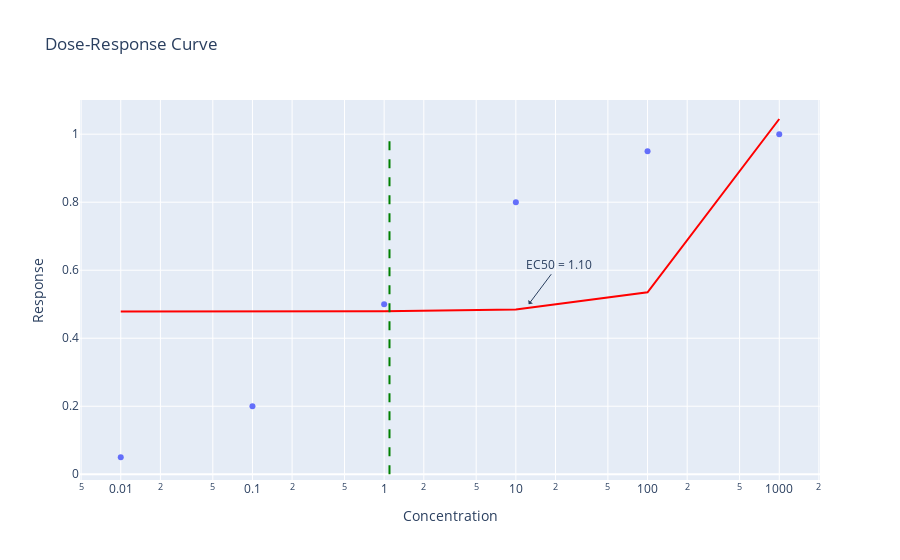

Notebook code cell kept with this figure:
### Code cell
import numpy as np
import plotly.express as px

def dose_response_curve(concentrations, response):
    # Fit an S-shaped sigmoid curve to the data
    def sigmoid(x, EC50, Hill, slope):
        return 1 / (1 + (EC50 / x) ** Hill) ** slope

    popt, _ = curve_fit(sigmoid, concentrations, response)

    # Calculate the EC50 value
    EC50 = popt[0]

    # Create a DataFrame with concentrations and response
    data = pd.DataFrame({"Concentration": concentrations, "Response": response})

    # Plot the dose-response curve
    fig = px.scatter(data, x="Concentration", y="Response", trendline="ols", trendline_color_override="red",
                     title="Dose-Response Curve")

    # Set x-axis scale to log10
    fig.update_xaxes(type="log")

    # Add a vertical line at the EC50 value
    fig.add_shape(type="line", x0=EC50, y0=0, x1=EC50, y1=1, line=dict(color="green", dash="dash"))

    # Label the EC50 value
    fig.add_annotation(x=EC50, y=0.5, text=f"EC50 = {EC50:.2f}", showarrow=True, arrowhead=1, ax=30, ay=-40)

    # Show the plot
    fig.show()

# Example data
concentrations = np.array([0.01, 0.1, 1, 10, 100, 1000])  # Concentrations
response = np.array([0.05, 0.2, 0.5, 0.8, 0.95, 1])  # Corresponding response

# Generate the dose-response plot
dose_response_curve(concentrations, response)

### Figure 1 — Plotly figure (JSON) as saved in the notebook; plotly's stock layout.template omitted (floating-point values rounded to 4 significant figures)
{"data": [{"hovertemplate": "Concentration=%{x}<br>Response=%{y}<extra></extra>", "legendgroup": "", "marker": {"color": "#636efa", "symbol": "circle"}, "mode": "markers", "name": "", "orientation": "v", "showlegend": false, "type": "scatter", "x": [0.01, 0.1, 1, 10, 100, 1000], "xaxis": "x", "y": [0.05, 0.2, 0.5, 0.8, 0.95, 1], "yaxis": "y"}, {"hovertemplate": "<b>OLS trendline</b><br>Response = 0.000566145 * Concentration + 0.478492<br>R<sup>2</sup>=0.324967<br><br>Concentration=%{x}<br>Response=%{y} <b>(trend)</b><extra></extra>", "legendgroup": "", "line": {"color": "red"}, "marker": {"color": "#636efa", "symbol": "circle"}, "mode": "lines", "name": "", "showlegend": false, "type": "scatter", "x": [0.01, 0.1, 1, 10, 100, 1000], "xaxis": "x", "y": [0.4785, 0.4785, 0.4791, 0.4842, 0.5351, 1.045], "yaxis": "y"}], "layout": {"annotations": [{"arrowhead": 1, "ax": 30, "ay": -40, "showarrow": true, "text": "EC50 = 1.10", "x": 1.098, "y": 0.5}], "legend": {"tracegroupgap": 0}, "shapes": [{"line": {"color": "green", "dash": "dash"}, "type": "line", "x0": 1.098, "x1": 1.098, "y0": 0, "y1": 1}], "title": {"text": "Dose-Response Curve"}, "xaxis": {"anchor": "y", "domain": [0, 1], "title": {"text": "Concentration"}, "type": "log"}, "yaxis": {"anchor": "x", "domain": [0, 1], "title": {"text": "Response"}}}}
